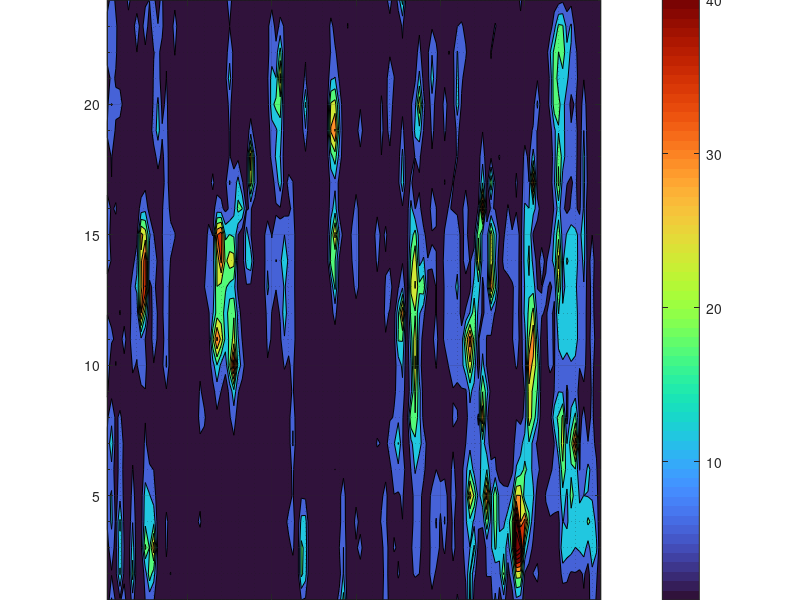
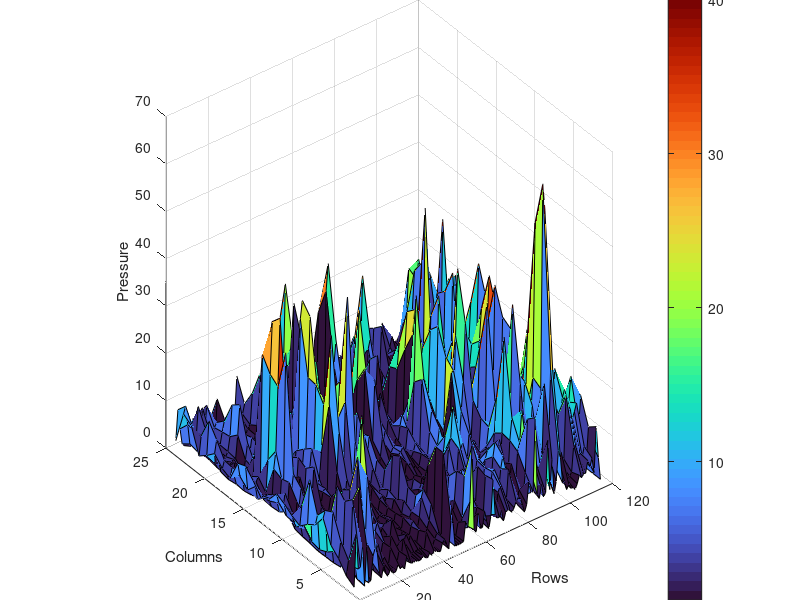
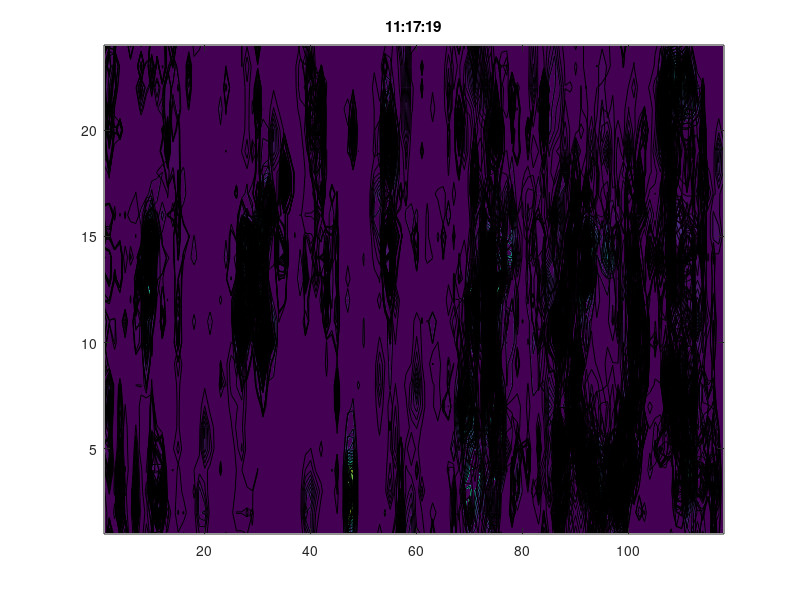

These figures' MATLAB source, in order:
% clc, clear, close

% import data and reshape
gdata = importdata('gdemo1.txt');

% extracting pressure variables
gdatap17 = gdata.data(1:54,1:2832); 
 
gdatap17(isnan(gdatap17)) =0;
 
gpressvar = reshape(gdatap17, 54, 24, 118);


% gpressvar1 = permute(gpressvar, [2 3 1]);

gpressvar2 = mean(gpressvar, 1);

gpressvar2 = permute(gpressvar2, [2 3 1]);

%%

figure(1)
contourf(gpressvar2)
title('Average Spatial Map of Gait mat')
grid(gca,'minor')
grid on
set(gca, 'YMinorTick','on', 'YMinorGrid','on')

set(gcf,'units','points','position',[0,0, 118, 24])

set(gca, 'CLim', [1 40])
colorbar
colormap turbo

%%

figure(2)
surf(gpressvar2)
set(gcf,'units','points','position',[0,0, 118, 24])
rotate3d on
title('3D Average gait map')
xlabel('Rows')
ylabel('Columns')
zlabel('Pressure')
set(gca, 'CLim', [1 40])
colorbar
colormap turbo


%% Temporal map

figure(3)
set(gcf,'units','points','position',[0,0, 118, 24])
% 
for i= 1:54
    gpressvar2 = gpressvar(i, :,:);
    gpressvar2 = permute(gpressvar2, [2 3 1]);
%     
    contourf(gpressvar2)
%    
    title( gdata.textdata{i, 2});
    hold all
    pause( 0.5 );
end


% a = mean(pressvar(1:6, :, :),1);
% b = mean(pressvar(7:12, :, :),1);
% c = mean(pressvar(13:19, :, :),1);
% d = mean(pressvar(20:24, :, :),1);
% e = mean(pressvar(25:30, :, :),1);
% f = mean(pressvar(31:35, :, :),1);
% 
% figure(4)
% subplot(231)
% contourf(permute(a, [2 3 1]))
% title('Nothing')
% 
% hold on
% subplot(232)
% contourf(permute(b, [2 3 1]))
% title('Normal')
% 
% subplot(233)
% contourf(permute(c, [2 3 1]))
% title('Toes')
% 
% subplot(234)
% contourf(permute(d, [2 3 1]))
% title('Heels')
% 
% subplot(235)
% contourf(permute(e, [2 3 1]))
% title('Toes')
% 
% subplot(236)
% contourf(permute(f, [2 3 1]))
% title('Nothing')
% hold off
% colormap turbo